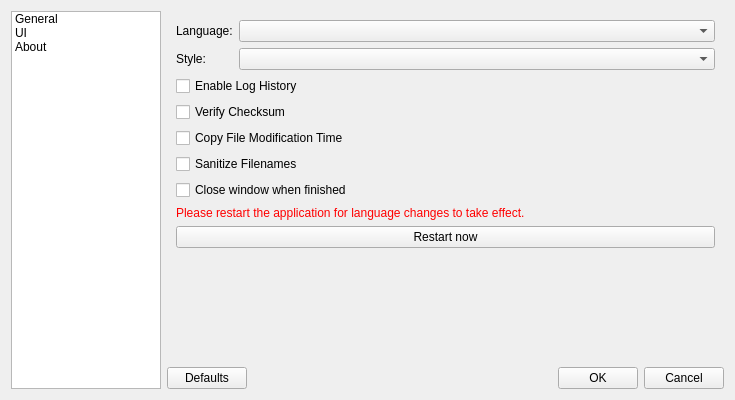
<?xml version="1.0" encoding="UTF-8"?>
<ui version="4.0">
 <class>Settings</class>
 <widget class="QWidget" name="Settings">
  <property name="geometry">
   <rect>
    <x>0</x>
    <y>0</y>
    <width>735</width>
    <height>400</height>
   </rect>
  </property>
  <property name="windowTitle">
   <string>Settings</string>
  </property>
  <layout class="QHBoxLayout" name="horizontalLayout_Main">
   <item>
    <widget class="QListWidget" name="listWidgetMenu">
     <property name="maximumSize">
      <size>
       <width>150</width>
       <height>16777215</height>
      </size>
     </property>
     <item>
      <property name="text">
       <string>General</string>
      </property>
     </item>
     <item>
      <property name="text">
       <string>UI</string>
      </property>
     </item>
     <item>
      <property name="text">
       <string>About</string>
      </property>
     </item>
    </widget>
   </item>
   <item>
    <layout class="QVBoxLayout" name="verticalLayout_Right">
     <item>
      <widget class="QStackedWidget" name="stackedWidget">
       <property name="currentIndex">
        <number>0</number>
       </property>
       <widget class="QWidget" name="page_1">
        <layout class="QVBoxLayout" name="verticalLayout_Page1">
         <item>
          <layout class="QFormLayout" name="formLayout">
           <item row="0" column="0">
            <widget class="QLabel" name="label_Language">
             <property name="text">
              <string>Language:</string>
             </property>
            </widget>
           </item>
           <item row="0" column="1">
            <widget class="QComboBox" name="comboLanguage"/>
           </item>
           <item row="1" column="0">
            <widget class="QLabel" name="label_3">
             <property name="text">
              <string>Style:</string>
             </property>
            </widget>
           </item>
           <item row="1" column="1">
            <widget class="QComboBox" name="comboStyle"/>
           </item>
          </layout>
         </item>
         <item>
          <widget class="QCheckBox" name="checkLogHistory">
           <property name="text">
            <string>Enable Log History</string>
           </property>
          </widget>
         </item>
         <item>
          <widget class="QCheckBox" name="checkChecksum">
           <property name="text">
            <string>Verify Checksum</string>
           </property>
          </widget>
         </item>
         <item>
          <widget class="QCheckBox" name="checkFileModTime">
           <property name="text">
            <string>Copy File Modification Time</string>
           </property>
          </widget>
         </item>
         <item>
          <widget class="QCheckBox" name="checkSanitizeFilenames">
           <property name="toolTip">
            <string>Replace characters unsupported by the file system with Unicode equivalents.</string>
           </property>
           <property name="text">
            <string>Sanitize Filenames</string>
           </property>
          </widget>
         </item>
         <item>
          <widget class="QCheckBox" name="checkCloseOnFinish">
           <property name="text">
            <string>Close window when finished</string>
           </property>
          </widget>
         </item>
         <item>
          <widget class="QLabel" name="lblRestartWarning">
           <property name="styleSheet">
            <string>color: red</string>
           </property>
           <property name="text">
            <string>Please restart the application for language changes to take effect.</string>
           </property>
           <property name="wordWrap">
            <bool>true</bool>
           </property>
          </widget>
         </item>
         <item>
          <widget class="QPushButton" name="btnRestart">
           <property name="text">
            <string>Restart now</string>
           </property>
          </widget>
         </item>
         <item>
          <spacer name="verticalSpacer">
           <property name="orientation">
            <enum>Qt::Orientation::Vertical</enum>
           </property>
           <property name="sizeHint" stdset="0">
            <size>
             <width>20</width>
             <height>40</height>
            </size>
           </property>
          </spacer>
         </item>
        </layout>
       </widget>
       <widget class="QWidget" name="page_2">
        <layout class="QVBoxLayout" name="verticalLayout_Page2">
         <item>
          <widget class="QCheckBox" name="checkTimeLabels">
           <property name="text">
            <string>Show Time Labels on Graph</string>
           </property>
          </widget>
         </item>
         <item>
          <widget class="QCheckBox" name="checkAlignRight">
           <property name="text">
            <string>Align Graph Labels Right</string>
           </property>
          </widget>
         </item>
         <item>
          <layout class="QHBoxLayout" name="horizontalLayout_Hist">
           <item>
            <widget class="QLabel" name="label">
             <property name="text">
              <string>Graph History Size:</string>
             </property>
            </widget>
           </item>
           <item>
            <widget class="QSpinBox" name="spinHistorySize">
             <property name="minimum">
              <number>50</number>
             </property>
             <property name="maximum">
              <number>1000</number>
             </property>
            </widget>
           </item>
          </layout>
         </item>
         <item>
          <layout class="QHBoxLayout" name="horizontalLayout_Speed">
           <item>
            <widget class="QLabel" name="label_2">
             <property name="text">
              <string>Graph Max Speed (MB/s):</string>
             </property>
            </widget>
           </item>
           <item>
            <widget class="QDoubleSpinBox" name="spinMaxSpeed">
             <property name="minimum">
              <double>1.000000000000000</double>
             </property>
             <property name="maximum">
              <double>10000.000000000000000</double>
             </property>
            </widget>
           </item>
          </layout>
         </item>
         <item>
          <layout class="QHBoxLayout" name="horizontalLayout_Sync">
           <item>
            <widget class="QLabel" name="label_Sync">
             <property name="text">
              <string>Force Sync Threshold (MB):</string>
             </property>
            </widget>
           </item>
           <item>
            <widget class="QSpinBox" name="spinSyncThreshold">
             <property name="toolTip">
              <string>Files larger than this will be forced to disk to ensure physical integrity.</string>
             </property>
             <property name="maximum">
              <number>10240</number>
             </property>
            </widget>
           </item>
          </layout>
         </item>
         <item>
          <widget class="QCheckBox" name="checkTestMode">
           <property name="toolTip">
            <string>No data will be copied to disk</string>
           </property>
           <property name="text">
            <string>Preview file transfer window</string>
           </property>
          </widget>
         </item>
         <item>
          <spacer name="verticalSpacer_2">
           <property name="orientation">
            <enum>Qt::Orientation::Vertical</enum>
           </property>
           <property name="sizeHint" stdset="0">
            <size>
             <width>20</width>
             <height>40</height>
            </size>
           </property>
          </spacer>
         </item>
        </layout>
       </widget>
       <widget class="QWidget" name="page_3">
        <layout class="QVBoxLayout" name="verticalLayout_Page3">
         <item>
          <widget class="QLabel" name="lblAppName">
           <property name="text">
            <string>App Name</string>
           </property>
           <property name="alignment">
            <set>Qt::AlignmentFlag::AlignCenter</set>
           </property>
           <property name="textInteractionFlags">
            <set>Qt::TextInteractionFlag::LinksAccessibleByMouse|Qt::TextInteractionFlag::TextSelectableByMouse</set>
           </property>
          </widget>
         </item>
         <item>
          <widget class="QLabel" name="lblVersion">
           <property name="text">
            <string>Version</string>
           </property>
           <property name="alignment">
            <set>Qt::AlignmentFlag::AlignCenter</set>
           </property>
           <property name="textInteractionFlags">
            <set>Qt::TextInteractionFlag::LinksAccessibleByMouse|Qt::TextInteractionFlag::TextSelectableByMouse</set>
           </property>
          </widget>
         </item>
         <item>
          <widget class="QLabel" name="lblDescription">
           <property name="sizePolicy">
            <sizepolicy hsizetype="Minimum" vsizetype="Minimum">
             <horstretch>0</horstretch>
             <verstretch>0</verstretch>
            </sizepolicy>
           </property>
           <property name="text">
            <string>Description</string>
           </property>
           <property name="wordWrap">
            <bool>true</bool>
           </property>
           <property name="margin">
            <number>20</number>
           </property>
           <property name="textInteractionFlags">
            <set>Qt::TextInteractionFlag::LinksAccessibleByMouse|Qt::TextInteractionFlag::TextSelectableByMouse</set>
           </property>
          </widget>
         </item>
         <item>
          <widget class="QLabel" name="lblDeveloper">
           <property name="text">
            <string>Developer</string>
           </property>
           <property name="alignment">
            <set>Qt::AlignmentFlag::AlignCenter</set>
           </property>
           <property name="textInteractionFlags">
            <set>Qt::TextInteractionFlag::LinksAccessibleByMouse|Qt::TextInteractionFlag::TextSelectableByMouse</set>
           </property>
          </widget>
         </item>
         <item>
          <widget class="QLabel" name="lblWebsite">
           <property name="text">
            <string>Website</string>
           </property>
           <property name="alignment">
            <set>Qt::AlignmentFlag::AlignCenter</set>
           </property>
           <property name="openExternalLinks">
            <bool>true</bool>
           </property>
           <property name="textInteractionFlags">
            <set>Qt::TextInteractionFlag::LinksAccessibleByMouse|Qt::TextInteractionFlag::TextSelectableByMouse</set>
           </property>
          </widget>
         </item>
         <item>
          <widget class="QLabel" name="lblGithub">
           <property name="text">
            <string>GitHub</string>
           </property>
           <property name="alignment">
            <set>Qt::AlignmentFlag::AlignCenter</set>
           </property>
           <property name="textInteractionFlags">
            <set>Qt::TextInteractionFlag::LinksAccessibleByMouse|Qt::TextInteractionFlag::TextSelectableByMouse</set>
           </property>
          </widget>
         </item>
         <item>
          <widget class="QLabel" name="lblDonate">
           <property name="text">
            <string>Donate</string>
           </property>
           <property name="alignment">
            <set>Qt::AlignmentFlag::AlignCenter</set>
           </property>
          </widget>
         </item>
         <item>
          <spacer name="verticalSpacer_3a">
           <property name="orientation">
            <enum>Qt::Orientation::Vertical</enum>
           </property>
           <property name="sizeHint" stdset="0">
            <size>
             <width>20</width>
             <height>40</height>
            </size>
           </property>
          </spacer>
         </item>
         <item>
          <widget class="QPushButton" name="btnAboutQt">
           <property name="text">
            <string>About Qt</string>
           </property>
          </widget>
         </item>
         <item>
          <spacer name="verticalSpacer_3b">
           <property name="orientation">
            <enum>Qt::Orientation::Vertical</enum>
           </property>
           <property name="sizeHint" stdset="0">
            <size>
             <width>20</width>
             <height>40</height>
            </size>
           </property>
          </spacer>
         </item>
        </layout>
       </widget>
      </widget>
     </item>
     <item>
      <layout class="QHBoxLayout" name="horizontalLayout_Buttons">
       <item>
        <widget class="QPushButton" name="btnDefaults">
         <property name="text">
          <string>Defaults</string>
         </property>
        </widget>
       </item>
       <item>
        <spacer name="horizontalSpacer">
         <property name="orientation">
          <enum>Qt::Orientation::Horizontal</enum>
         </property>
         <property name="sizeHint" stdset="0">
          <size>
           <width>40</width>
           <height>20</height>
          </size>
         </property>
        </spacer>
       </item>
       <item>
        <widget class="QPushButton" name="btnOK">
         <property name="text">
          <string>OK</string>
         </property>
        </widget>
       </item>
       <item>
        <widget class="QPushButton" name="btnCancel">
         <property name="text">
          <string>Cancel</string>
         </property>
        </widget>
       </item>
      </layout>
     </item>
    </layout>
   </item>
  </layout>
 </widget>
 <resources>
  <include location="../resources.qrc"/>
 </resources>
 <connections/>
</ui>
